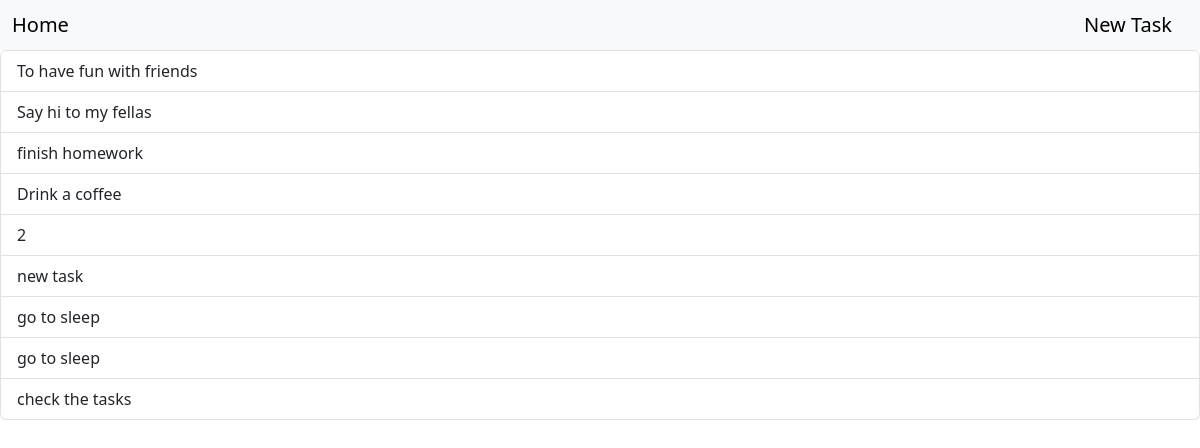
The app's page /, older data.
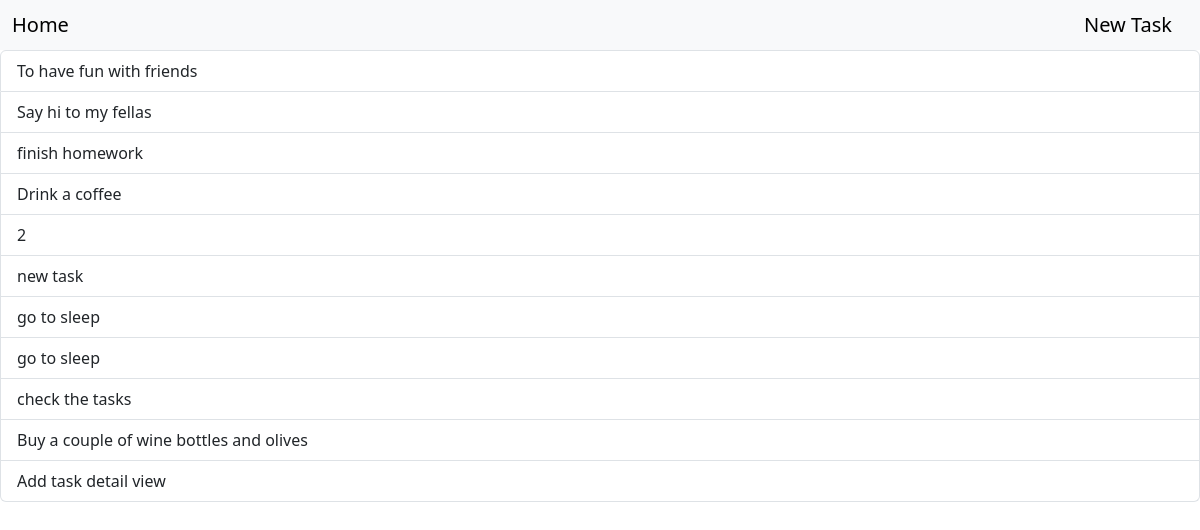
The same page, newer data.
### display/models.py (models this page shows, shortened)
class Task(models.Model):
    objective = models.CharField(max_length=50, null=True, blank=False)
    status = models.CharField(max_length=25, default='New')
    dead_line = models.DateField(auto_now=False, auto_now_add=False, blank=True, default=None)
    description = models.TextField(max_length=1000, null=True)

### display/views.py (the view)
# urls.py: path('', display_views.index_view, name='main'),
def index_view(request):
    task = Task.objects.all()
    return render(request, 'index.html', context={'task': task})

### templates/index.html (shortened to what this page needs)
{% extends 'base.html' %}
{% block content %}
    <div>
            <div class="list-group">
                {% for task in task %}
                    <a href="{% url 'detail_task' task.pk %}" class="list-group-item"> {{ task.objective }}</a>
                {% endfor %}
            </div>
        {% endblock %}

Row changes from the older to the newer data that the page shows:
added Task: objective "Buy a couple of wine bottles and olives"
added Task: objective "Add task detail view"
